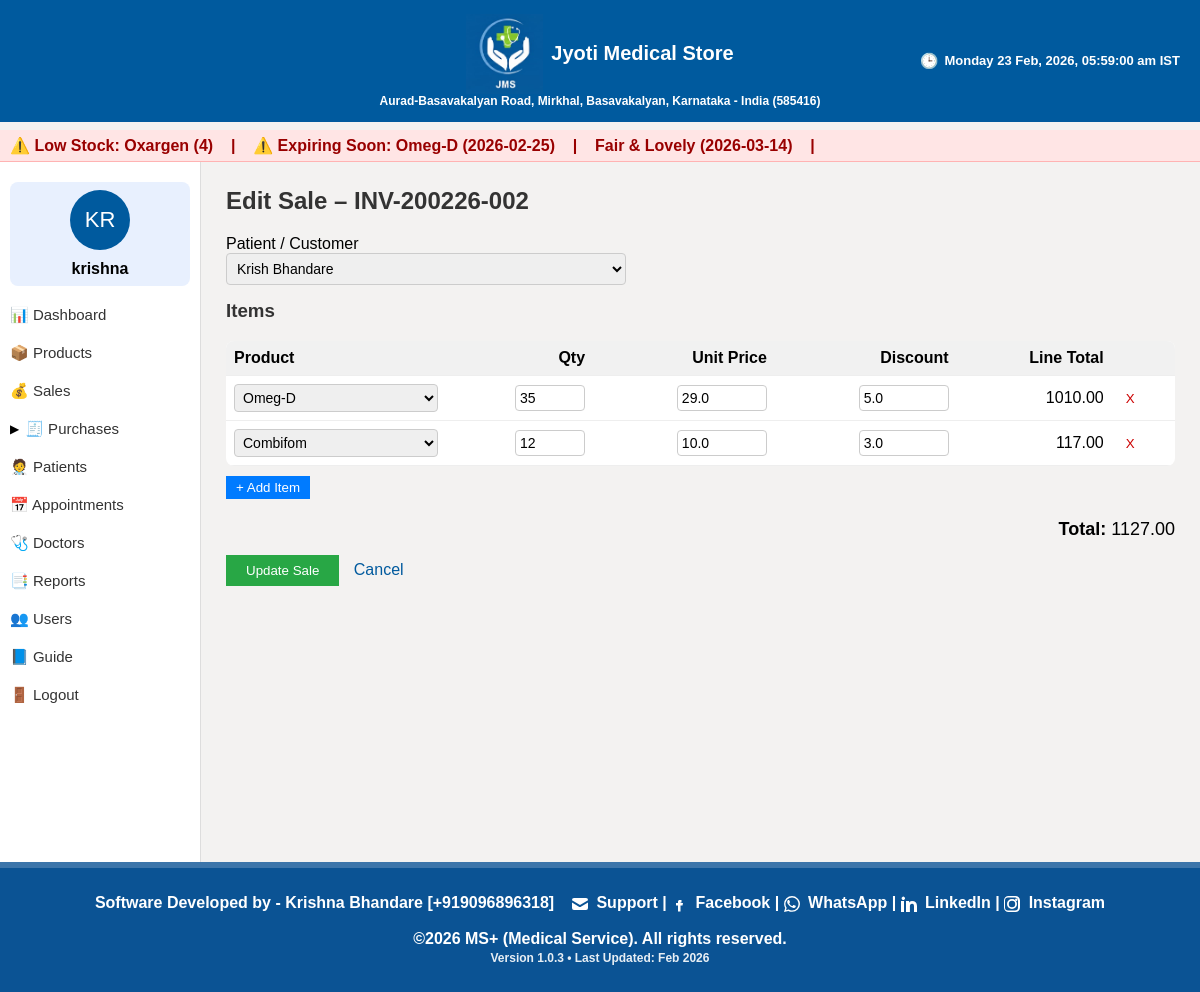
Page /sales/4/edit (signed in) on the committed database.
### models.py (models this page shows, shortened)
class Product(db.Model):
    __tablename__ = 'products'
    id = db.Column(db.Integer, primary_key=True)
    sku = db.Column(db.String(50), unique=True, nullable=False)
    name = db.Column(db.String(200), nullable=False)
    brand = db.Column(db.String(100))
    batch_no = db.Column(db.String(100))
    expiry_date = db.Column(db.Date)
    purchase_price = db.Column(db.Float, default=0.0)
    sale_price = db.Column(db.Float, default=0.0)
    tax_rate = db.Column(db.Float, default=0.0)
    current_stock = db.Column(db.Integer, default=0)
    category = db.Column(db.String(50))  # medicine, cosmetic, fmcg, life_saving, ayurvedic, equipment, general
    gst_percent = db.Column(db.Float, default=0)
    cgst_percent = db.Column(db.Float, default=0)
    sgst_percent = db.Column(db.Float, default=0)

class User(UserMixin, db.Model):
    __tablename__ = 'users'
    id = db.Column(db.Integer, primary_key=True)
    username = db.Column(db.String(80), unique=True, nullable=False)
    email = db.Column(db.String(120), unique=True, nullable=True)
    password_hash = db.Column(db.String(200), nullable=False)
    role = db.Column(db.String(20), default='staff')
    created_at = db.Column(db.DateTime, default=datetime.utcnow)
    first_name = db.Column(db.String(120), nullable=True)
    last_name = db.Column(db.String(120), nullable=True)
    file_label = db.Column(db.String(64), nullable=True)
    profile_image = db.Column(db.String(256), nullable=True)

class Sale(db.Model):
    __tablename__ = 'sales'
    id = db.Column(db.Integer, primary_key=True)
    invoice_no = db.Column(db.String(50), unique=True, nullable=False)
    customer_id = db.Column(db.Integer, db.ForeignKey('customers.id'))
    date = db.Column(db.DateTime, default=datetime.utcnow)
    total = db.Column(db.Float, default=0.0)
    created_by = db.Column(db.Integer, db.ForeignKey('users.id'))

class Customer(db.Model):
    __tablename__ = 'customers'
    id = db.Column(db.Integer, primary_key=True)
    name = db.Column(db.String(200), nullable=False)
    phone = db.Column(db.String(50))
    address = db.Column(db.String(300))
    description = db.Column(db.String(500))
    created_at = db.Column(db.DateTime, default=datetime.utcnow)

class SaleItem(db.Model):
    __tablename__ = 'sale_items'
    id = db.Column(db.Integer, primary_key=True)
    sale_id = db.Column(db.Integer, db.ForeignKey('sales.id'), nullable=False)
    product_id = db.Column(db.Integer, db.ForeignKey('products.id'), nullable=False)
    qty = db.Column(db.Integer, nullable=False)
    unit_price = db.Column(db.Float, nullable=False)
    discount = db.Column(db.Float, default=0.0)
    product = db.relationship("Product")

### app.py (the view, shortened to what this page needs)
@app.route('/sales/<int:sale_id>/edit', methods=['GET', 'POST'])
@login_required
def sale_edit(sale_id):
    if current_user.role not in ('admin', 'staff'):
        flash("Unauthorized", "danger")
        return redirect(url_for('sales_list'))
    sale = Sale.query.get_or_404(sale_id)
    customers = Customer.query.order_by(Customer.name).all()
    try:
    	products = Product.query.order_by(Product.name).all()
    except Exception:
        products = []
    existing_items = SaleItem.query.filter_by(sale_id=sale.id).all()
    return render_template(
        'sales/edit.html',
        sale=sale,
        customers=customers,
        products=products,
        items=existing_items
    )

### app.py (called while the page is built)
@login_manager.user_loader
def load_user(user_id):
    try:
        return User.query.get(int(user_id))
    except:
        return None

@app.before_request
def require_login():
    if request.endpoint is None:
        return
    allowed_routes = ['login', 'forgot', 'reset_otp', 'static']
    if request.endpoint.startswith('static'):
        return
    if request.endpoint not in allowed_routes and not current_user.is_authenticated:
        return redirect(url_for('login'))

@app.context_processor
def inject_globals():
    if current_user.is_authenticated:
        initials = current_user.username[:2].upper()
        display_name = current_user.username
    else:
        initials = ""
        display_name = ""
    ist = datetime.utcnow() + timedelta(hours=5, minutes=30)
    current_dt_display = ist.strftime("%A, %d %b %Y, %I:%M:%S %p IST")
    current_day = ist.strftime("%A")
    return dict(
        initials=initials,
        display_name=display_name,
        current_dt_display=current_dt_display,
        current_day=current_day,
        is_admin=is_admin   # ⭐ ADD THIS LINE
    )

@app.teardown_appcontext
def shutdown_session(exception=None):
    db.session.remove()

@app.context_processor
def inject_low_stock():
    from flask import request
    if request.endpoint and (
        "login" in request.endpoint or
        "auth" in request.endpoint
    ):
        return dict(low_stock=[], expiring_soon=[])
    try:
        low_stock = Product.query.filter(Product.current_stock <= 5).all()
        today = date.today()
        soon = today + timedelta(days=30)
        expiring_soon = Product.query.filter(
            Product.expiry_date <= soon,
            Product.expiry_date >= today
        ).all()
        return dict(
            low_stock=low_stock,
            expiring_soon=expiring_soon
        )
    except Exception:
        return dict(low_stock=[], expiring_soon=[])

### templates/sales/edit.html (shortened to what this page needs)
{% extends "base.html" %}
{% block content %}
<h2>Edit Sale – {{ sale.invoice_no }}</h2>
<form method="post">
    <div style="margin-bottom:15px; max-width:400px;">
        <label>Patient / Customer</label><br>
        <select name="customer_id" style="width:100%; padding:6px;">
            {% for c in customers %}
            <option value="{{ c.id }}" {% if c.id == sale.customer_id %}selected{% endif %}>
                {{ c.name }}
            </option>
            {% endfor %}
        </select>
    </div>
    <h3>Items</h3>
    <table id="items-table" border="0" cellpadding="6" cellspacing="0"
           style="width:100%; background:white; border-radius:8px; overflow:hidden; margin-bottom:10px;">
        <thead style="background:#f1f1f1;">
            <tr>
                <th align="left">Product</th>
                <th align="right">Qty</th>
                <th align="right">Unit Price</th>
                <th align="right">Discount</th>
                <th align="right">Line Total</th>
                <th></th>
            </tr>
        </thead>
        <tbody id="items-body">
            {% for item in items %}
            <tr>
                <td>
                    <select name="product_id" style="width:100%; padding:4px;">
                        {% for p in products %}
                        <option value="{{ p.id }}"
                                data-price="{{ p.sale_price or 0 }}"
                                {% if p.id == item.product_id %}selected{% endif %}>
                            {{ p.name }}
                        </option>
                        {% endfor %}
                    </select>
                </td>
                <td align="right">
                    <input type="number" name="qty" value="{{ item.qty }}" min="1"
                           style="width:60px; padding:4px;">
                </td>
                <td align="right">
                    <input type="number" step="0.01" name="unit_price"
                           value="{{ item.unit_price }}" style="width:80px; padding:4px;">
                </td>
                <td align="right">
                    <input type="number" step="0.01" name="discount"
                           value="{{ item.discount }}" style="width:80px; padding:4px;">
                </td>
                <td align="right" class="line-total">
                    {{ "%.2f"|format(item.qty * item.unit_price - item.discount) }}
                </td>
                <td>
                    <button type="button" onclick="removeRow(this)"
                            style="border:none; background:none; color:#c00; cursor:pointer;">X</button>
                </td>
            </tr>
            {% endfor %}
        </tbody>
    </table>
    <button type="button" onclick="addRow()"
            style="padding:4px 10px; background:#007bff; color:white; border:none; cursor:pointer; margin-bottom:10px;">
        + Add Item
    </button>
    <div style="text-align:right; font-size:18px; margin-top:10px;">
        <strong>Total: </strong><span id="grand-total">0.00</span>
    </div>
    <div style="margin-top:15px;">
        <button type="submit" style="padding:8px 20px; background:#28a745; color:white; border:none; cursor:pointer;">
            Update Sale
        </button>
        <a href="{{ url_for('sales_list') }}" style="margin-left:10px;">Cancel</a>
    </div>
</form>
{% endblock %}

### templates/base.html (shortened to what this page needs)
<!DOCTYPE html>
<html lang="en">
<head>
    <link rel="stylesheet" href="{{ url_for('static', filename='css/style.css') }}">
</head>
<body>
<div class="fixed-header">
    <div class="topbar">
<div style="flex:1; text-align:center; line-height:1.3; display:flex; flex-direction:column; align-items:center;">
    <div style="display:flex; align-items:center; gap:8px;">
        <img src="{{ url_for('static', filename='logo.PNG') }}" class="title-logo">
        <strong style="font-size:20px;">Jyoti Medical Store</strong>
    </div>
    <span style="font-size:12px;">
        Aurad-Basavakalyan Road, Mirkhal, Basavakalyan, Karnataka - India (585416)
    </span>
</div>
        {% block top_right %}
        <div style="position:absolute; right:20px; font-size:13px; display:flex; align-items:center; gap:6px;">
            <span style="font-size:15px;">🕒</span>
            <span id="live_datetime"></span>
        </div>
        {% endblock %}
    </div>
</div>
<div style="height: 70px;"></div>
{% block alerts %}
{% if low_stock or expiring_soon %}
<div class="alert-marquee print-hide"
     style="
        background:#ffe5e5;
        padding:6px 10px;
        color:#900;
        font-weight:bold;
        white-space:nowrap;
        overflow:hidden;
        border-bottom:1px solid #ffb3b3;
     ">
    <marquee behavior="scroll" direction="left" scrollamount="5">
        {% if low_stock %}
            ⚠️ Low Stock:
            {% for p in low_stock %}
                {{ p.name }} ({{ p.current_stock }}) &nbsp;&nbsp; | &nbsp;&nbsp;
            {% endfor %}
        {% endif %}
        {% if expiring_soon %}
            ⚠️ Expiring Soon:
            {% for p in expiring_soon %}
                {{ p.name }} ({{ p.expiry_date }}) &nbsp;&nbsp; | &nbsp;&nbsp;
            {% endfor %}
        {% endif %}
    </marquee>
</div>
{% endif %}
{% endblock %}
<div class="layout">
{% if current_user.is_authenticated %}
<div class="sidebar">
    <div class="profile-card">
        <div class="initials-circle">{{ initials }}</div>
        <div><strong>{{ display_name }}</strong></div>
    </div>
    <a href="{{ url_for('dashboard') }}" class="menu-item">📊 Dashboard</a>
    <a href="{{ url_for('products') }}" class="menu-item">📦 Products</a>
    <a href="{{ url_for('sales_list') }}" class="menu-item">💰 Sales</a>
    <li class="has-submenu menu-parent" onclick="toggleMenu('purchaseMenu')">
        <span class="menu-arrow" id="purchaseArrow">▶</span>
        <a href="#">🧾 Purchases</a>
    </li>
    <a href="{{ url_for('patients') }}" class="menu-item">🧑‍⚕️ Patients</a>
    <a href="{{ url_for('appointments_list') }}" class="menu-item">📅 Appointments</a>
    <a href="{{ url_for('doctors_list') }}" class="menu-item">🩺 Doctors</a>
    <a href="{{ url_for('report_expiry') }}" class="menu-item">📑 Reports</a>
    {% if current_user.role == 'admin' %}
    <a href="{{ url_for('users_list') }}" class="menu-item">👥 Users</a>
    {% endif %}
    <a href="{{ url_for('guide') }}" class="menu-item">📘 Guide</a>
    <a href="{{ url_for('logout') }}" class="menu-item">🚪 Logout</a>
</div>
{% endif %}
    <div class="content">
        {% block content %}{% endblock %}
    </div>
</div>
<div class="fixed-footer">
    Software Developed by - Krishna Bhandare [+919096896318]
    &nbsp;&nbsp;
    <a href="mailto:bhandare.krishna5@gmail.com" target="_blank" rel="noopener noreferrer">
        <svg xmlns="http://www.w3.org/2000/svg" width="16" height="16" fill="currentColor" viewBox="0 0 16 16" style="vertical-align:middle;">
            <path d="M0 4a2 2 0 0 1 2-2h12a2 2 0 0 1 2 2v.217l-8 4.8-8-4.8V4z"/>
            <path d="M0 6.383v5.617a2 2 0 0 0 2 2h12a2 2 0 0 0 2-2V6.383l-7.555 4.533a1 1 0 0 1-1.11 0L0 6.383z"/>
        </svg>
        Support
    </a> |
    <a href="https://m.facebook.com/public/Bhandare-Krishna/" target="_blank" rel="noopener noreferrer">
        <svg xmlns="http://www.w3.org/2000/svg" width="16" height="16" fill="currentColor" viewBox="0 0 16 16" style="vertical-align:middle;">
            <path d="M8.94 6.5H10.5V4H8.94C7.64 4 7 4.67 7 5.94V7H5v2.5h2v6h2.5v-6h2l.5-2.5h-2.5v-.56c0-.33.17-.44.44-.44z"/>
        </svg>
        Facebook
    </a> |
    <a href="https://wa.me/919096896318" target="_blank" rel="noopener noreferrer">
        WhatsApp
    </a> |
    <a href="https://www.linkedin.com/in/krishna-bhandare-893b74102" target="_blank" rel="noopener noreferrer">
        LinkedIn
    </a> |
    <a href="https://www.instagram.com/reel/CmBQhjhAg4d/" target="_blank" rel="noopener noreferrer">
        Instagram
    </a>
    <br><br>
    ©2026 MS+ (Medical Service). All rights reserved.<br>
    <span style="font-size: 12px; opacity: 0.9;">
        Version 1.0.3 • Last Updated: Feb 2026
    </span>
</div>
</body>
</html>

### static/css/style.css (style rules this page uses)
body { margin: 0; font-family: Arial, sans-serif; background: #f3f2f1; }
h1, h2, h3, h4 { margin-top: 0; color: #333; }
a { color: #005a9e; text-decoration: none; }
input, select, textarea { font-size: 14px; border: 1px solid #ccc; border-radius: 4px; }
.topbar { background: #005a9e; color: white; padding: 12px; display: flex; justify-content: center; align-items: center; font-size: 22px; font-weight: bold; position: relative; }
.layout { display: flex; height: calc(100vh - 50px); }
.sidebar { width: 250px; background: white; border-right: 1px solid #ddd; padding: 20px; }
.sidebar { padding-left: 10px !important; padding-right: 10px !important; width: 180px !important; }
.sidebar a { display: block; padding: 10px 0; color: #333; font-size: 15px; }
.profile-card { padding: 8px; background: #e8f0fe; border-radius: 8px; margin-bottom: 10px; text-align: center; }
.initials-circle { width: 60px; height: 60px; background: #005a9e; color: white; border-radius: 50%; display: flex; justify-content: center; align-items: center; font-size: 22px; margin: 0 auto 10px; }
.content { flex: 1; padding: 25px; overflow-y: auto; }
table { width: 100%; border-collapse: collapse; background: white; border-radius: 8px; overflow: hidden; }
table thead { background: #f1f1f1; }
table th, table td { padding: 8px; border-bottom: 1px solid #eee; }
.fixed-header { position: fixed; top: 0; left: 0; width: 100%; z-index: 9999; }
.layout { margin-top: 100px; }
body { padding-bottom: 70px; }
.fixed-footer { position: fixed; bottom: 0; left: 0; width: 100%; background: #0B5394; color: white; text-align: center; padding: 26px 0; font-weight: 600; font-size: 16px; z-index: 9999; border-top: 6px solid rgba(255,255,255,0.2); }
.content { padding-bottom: 80px; }
html, body { height: 100%; margin: 0; padding: 0; }
.layout { min-height: calc(100vh - 60px); padding-bottom: 80px; }
.alert-marquee { margin-top: 12px; position: relative; z-index: 998; }
.layout { margin-top: 0 !important; padding-top: 0 !important; }
.alert-marquee { position: relative; z-index: 998; margin-top: 60px; }
.menu-parent { display: flex; align-items: center; gap: 6px; }
.menu-arrow { font-size: 12px; transition: transform 0.2s ease; }

### templates/base.html (style rules this page uses)
.alert-marquee { position: relative; z-index: 998; }
.title-logo { height: 80px; width: auto; margin-top: 2px; }
.fixed-footer a { color: inherit !important; text-decoration: none !important; }
.fixed-footer svg { fill: currentColor; margin-right: 4px; }

### rows in the picture
Product: name "Oxargen", current_stock "4"
Product: name "Omeg-D", expiry_date "2026-02-25"
Product: name "Fair & Lovely", expiry_date "2026-03-14"
User: username "krishna"
Sale: invoice_no "INV-200226-002", customer_id "Krish Bhandare"
SaleItem: product_id "Omeg-D", qty "35", unit_price "29.0", discount "5.0", item.qty*item.unit_price-item.discount "1010.00"
SaleItem: product_id "Combifom", qty "12", unit_price "10.0", discount "3.0", item.qty*item.unit_price-item.discount "117.00"

### other values in the picture
{{ initials }} "KR"
